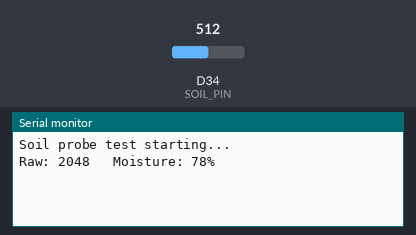
The sketch below on a simulated Arduino Due. Shown: the last lines printed to the serial monitor. Inputs (shaded band) come from the test bench; at power-on: D34 (SOIL_PIN) = 512 (analog values on the 0–1023 scale).

Above: at 1.2 s.
1.3 s: D34 (SOIL_PIN) set to 716
At 2.7 s:
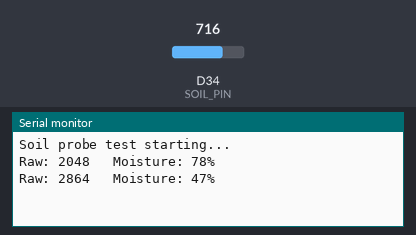
2.8 s: D34 (SOIL_PIN) set to 900
At 5.1 s:
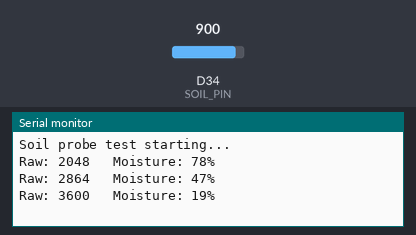
Timing chart, 0 to 6.6 s (numbered marks = the images above; inputs shaded):
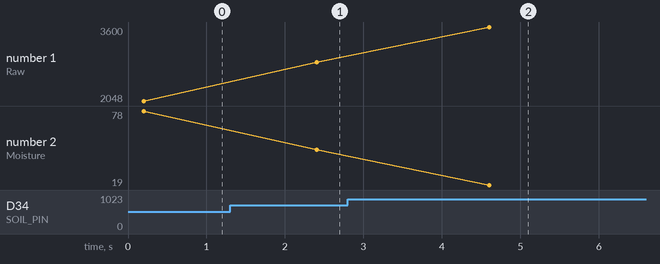

Measured:
- after the input at 1.3 s, the serial monitor: prints a new line after 1.1 s (image 1)
- after the input at 2.8 s, the serial monitor: prints a new line after 1.8 s (image 2)
- plotted number 1: 2048 → 2864 after the input at 1.3 s, 2864 → 3600 after the input at 2.8 s
- plotted number 2: 78 → 47 after the input at 1.3 s, 47 → 19 after the input at 2.8 s

The sketch:

step4_soil.ino
```cpp
// Step 4 - HW-080 soil moisture probe test
const int SOIL_PIN   = 34;   // AO from the soil control board
const int SOIL_POWER = 33;   // VCC of the soil control board

// Calibration - replace these with your real numbers later
int DRY_VALUE = 4095;   // probe in dry air
int WET_VALUE = 1500;   // probe in water

void setup() {
  Serial.begin(115200);
  pinMode(SOIL_POWER, OUTPUT);
  digitalWrite(SOIL_POWER, LOW);   // probe off
  analogReadResolution(12);        // readings 0 to 4095
  Serial.println("Soil probe test starting...");
}

int readSoilRaw() {
  digitalWrite(SOIL_POWER, HIGH);  // switch probe on
  delay(100);                      // let it settle
  long total = 0;
  for (int i = 0; i < 10; i++) {   // average 10 readings
    total += analogRead(SOIL_PIN);
    delay(10);
  }
  digitalWrite(SOIL_POWER, LOW);   // switch probe off (prevents corrosion)
  return total / 10;
}

void loop() {
  int raw = readSoilRaw();
  int percent = map(raw, DRY_VALUE, WET_VALUE, 0, 100);
  percent = constrain(percent, 0, 100);

  Serial.print("Raw: ");
  Serial.print(raw);
  Serial.print("   Moisture: ");
  Serial.print(percent);
  Serial.println("%");

  delay(2000);
}
```
